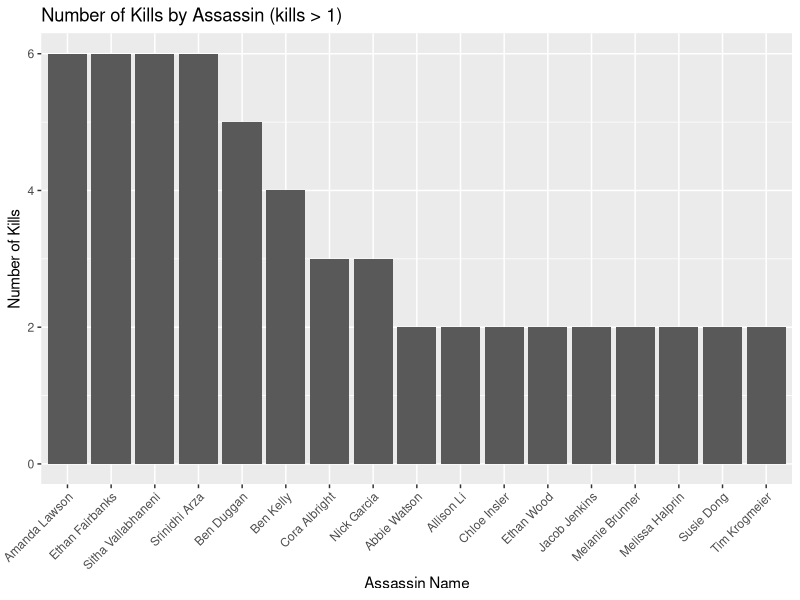
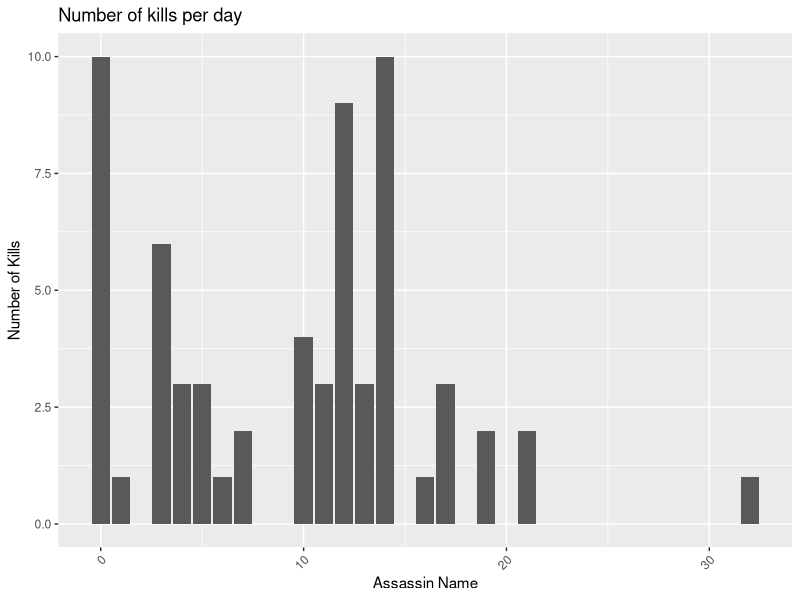

These figures' R source, in order:
# Spoons data analysis

library(ggplot2)

spoons <- read.csv("combined-results.tsv", sep="\t", stringsAsFactors=TRUE)
spoons$days <- as.Date(spoons$date, format="%m/%d/%Y") - as.Date("9/20/2019", format="%m/%d/%Y")
spoons <- spoons[order(spoons$days),]

people.num.kills <- table(spoons$assassin)

# Plot a histagram with number of kills per assassin
x <- people.num.kills[people.num.kills > 1]
x <- data.frame(assassin=names(x), kills=as.numeric(x))
ggplot(x, aes(x=reorder(assassin, -kills), y=kills)) + geom_bar(stat="identity") + labs(title="Number of Kills by Assassin (kills > 1)", x="Assassin Name", y= "Number of Kills") + theme(axis.text.x = element_text(angle = 45, hjust = 1))


# Plot the number of kills per day
x <- table(spoons$date)
x <- data.frame(date=names(x), kills=as.numeric(x))
x <- spoons
x$date <- factor(spoons$date, order=T)
ggplot(x, aes(x=days)) + geom_histogram(stat="count") + labs(title="Number of kills per day", x="Assassin Name", y= "Number of Kills") + theme(axis.text.x = element_text(angle = 45, hjust = 1))


# Kills vs days alive 

# Class vs number of kills

# Class vs days survived
